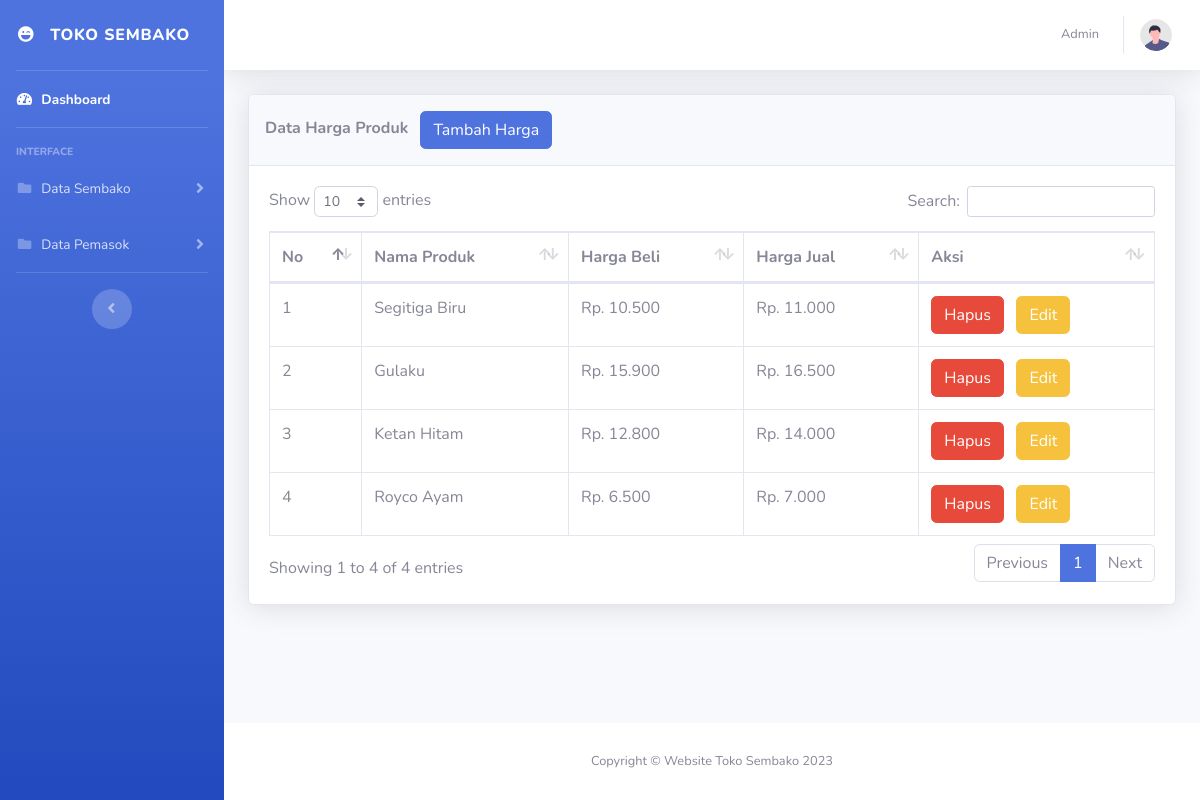
Before: /harga/index.php with the older database file.
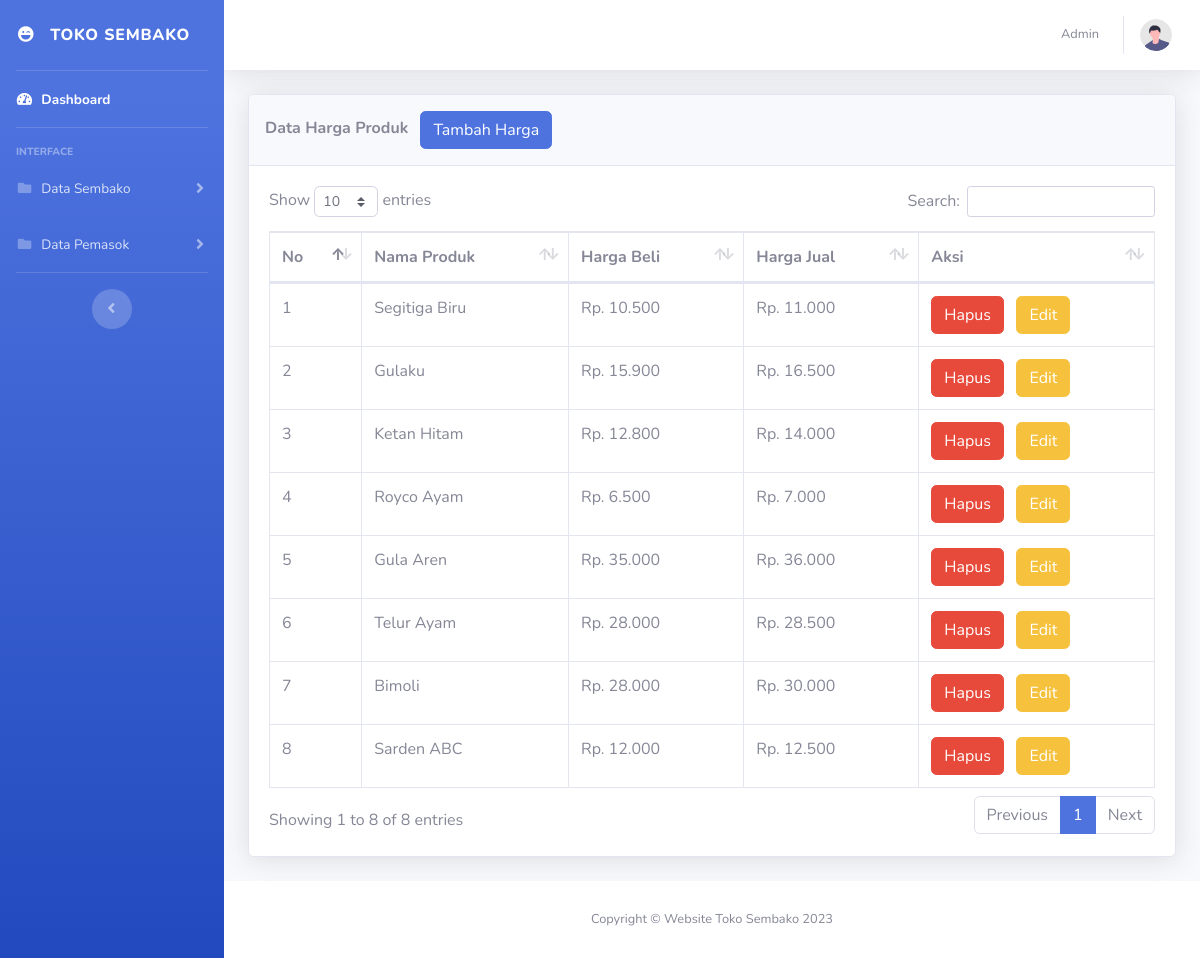
After: the same page with the newer database file.
### tables this page shows
CREATE TABLE `harga` (
  `id_harga` int(11) NOT NULL,
  `produk_id` int(11) NOT NULL,
  `harga_beli` int(11) NOT NULL,
  `harga_jual` int(11) NOT NULL
);

CREATE TABLE `produk` (
  `id_produk` int(11) NOT NULL,
  `kode_produk` varchar(255) NOT NULL,
  `nama_produk` varchar(255) NOT NULL,
  `kategori_id` int(11) NOT NULL,
  `gambar` text NOT NULL,
  `stok` int(11) NOT NULL,
  `satuan` varchar(255) NOT NULL,
  `status` enum('tersedia','pengadaan','tidak_tersedia') NOT NULL,
  `deskripsi` text NOT NULL
);

### harga/index.php (the view, shortened to what this page needs)
<!DOCTYPE html>
<html lang="en">
<head>
    <link href="../vendor/fontawesome-free/css/all.min.css" rel="stylesheet" type="text/css">
    <link href="../css/sb-admin-2.min.css" rel="stylesheet">
    <link href="../vendor/datatables/dataTables.bootstrap4.min.css" rel="stylesheet">
</head>
<body id="page-top">
    <div id="wrapper">
        <ul class="navbar-nav bg-gradient-primary sidebar sidebar-dark accordion" id="accordionSidebar">
            <a class="sidebar-brand d-flex align-items-center justify-content-center" href="../index.php">
                <div>
                    <i class="fas fa-laugh-wink"></i>
                </div>
                <div class="sidebar-brand-text mx-3">Toko Sembako</div>
            </a>
            <hr class="sidebar-divider my-0">
            <li class="nav-item active">
                <a class="nav-link" href="../index.php">
                    <i class="fas fa-fw fa-tachometer-alt"></i>
                    <span>Dashboard</span></a>
            </li>
            <hr class="sidebar-divider">
            <div class="sidebar-heading">
                Interface
            </div>
            <li class="nav-item">
                <a class="nav-link collapsed" href="#" data-toggle="collapse" data-target="#collapseTwo"
                    aria-expanded="true" aria-controls="collapseTwo">
                    <i class="fas fa-fw fa-folder"></i>
                    <span>Data Sembako</span>
                </a>
            </li>
            <li class="nav-item">
                <a class="nav-link collapsed" href="#" data-toggle="collapse" data-target="#collapse3"
                    aria-expanded="true" aria-controls="collapse3">
                    <i class="fas fa-fw fa-folder"></i>
                    <span>Data Pemasok</span>
                </a>
            </li>
            <hr class="sidebar-divider d-none d-md-block">
            <div class="text-center d-none d-md-inline">
                <button class="rounded-circle border-0" id="sidebarToggle"></button>
            </div>
        </ul>
        <div id="content-wrapper" class="d-flex flex-column">
            <div id="content">
                <nav class="navbar navbar-expand navbar-light bg-white topbar mb-4 static-top shadow">
                    <ul class="navbar-nav ml-auto">
                        <li class="nav-item dropdown no-arrow">
                            <a class="nav-link dropdown-toggle" href="#" id="userDropdown" role="button"
                                data-toggle="dropdown" aria-haspopup="true" aria-expanded="false">
                                <span class="mr-2 d-none d-lg-inline text-gray-600 small">Admin</span>
                                <img class="img-profile rounded-circle"
                                    src="../img/undraw_profile.svg">
                            </a>
                        </li>
                    </ul>
                </nav>
                <div class="container-fluid">
                    <div class="card shadow mb-4">
                        <div class="card-header py-3">
                            <div class="row">
                                <h6 class="m-2 font-weight-bold">Data Harga Produk</h6> &nbsp;
                                <a class="btn btn-primary" href="tambah.php?nama_halaman=NAMA HALAMAN NYA"> Tambah Harga</a>
                            </div>
                        </div>
                        <div class="card-body">
                            <div class="table-responsive">
                                <table class="table table-bordered" id="dataTable" width="100%" cellspacing="0">
                                    <?php
                                        include '../koneksi.php';
                                        $query = mysqli_query($conn, "SELECT * FROM `harga` as h JOIN `produk` as p ON h.produk_id=p.id_produk;");
                                    ?>
                                    <thead>
                                        <tr>
                                            <th>No</th>
                                            <th>Nama Produk</th>
                                            <th>Harga Beli</th>
                                            <th>Harga Jual</th>
                                            <th>Aksi</th>
                                        </tr>
                                    </thead>
                                    <tbody>
                                        <?php
                                            if(mysqli_num_rows($query)>0){
                                            $no = 1;
                                            while($data = mysqli_fetch_array($query)){
                                        ?>
                                        <tr>
                                            <td> <?php echo $no ?></td>
                                            <td> <?php echo $data["nama_produk"] ?></td>
                                            <td> <?php echo "Rp. " . number_format($data["harga_beli"],0,',','.') ?> </td>
                                            <td> <?php echo "Rp. " . number_format($data["harga_jual"],0,',','.') ?> </td>
                                            <td>
                                                <a class="btn btn-danger" href="proses_hapus.php?id_harga=<?php echo $data["id_harga"] ?>" onclick="return confirm('Apakah anda yakin ingin menghapus harga <?php echo $data['nama_kategori']?> ?')">Hapus</a> &nbsp;
                                                <a class="btn btn-warning" href="edit.php?id_harga=<?php echo $data["id_harga"] ?>" onclick="return confirm('Apakah anda yakin ingin mengubah harga <?php echo $data['nama_produk']?> ?')">Edit</a>
                                            </td>
                                        </tr>
                                        <?php $no++; } ?>
                                        <?php } ?>
                                    </tbody>
                                </table>
                            </div>
                        </div>
                    </div>
                </div>
            </div>
            <footer class="sticky-footer bg-white">
                <div class="container my-auto">
                    <div class="copyright text-center my-auto">
                        <span>Copyright &copy; Website Toko Sembako 2023</span>
                    </div>
                </div>
            </footer>
        </div>
    </div>
</body>
</html>

Changed rows visible on the page:
added harga: produk.nama_produk "Gula Aren", harga_beli "35.000", harga_jual "36.000"
added harga: produk.nama_produk "Telur Ayam", harga_beli "28.000", harga_jual "28.500"
added harga: produk.nama_produk "Bimoli", harga_beli "28.000", harga_jual "30.000"
added harga: produk.nama_produk "Sarden ABC", harga_beli "12.000", harga_jual "12.500"
Other visible differences:
text written by a page script: "Show entries Search: Showing 1 to 4 of 4 entries Previous 1 Next" → "Show entries Search: Showing 1 to 8 of 8 entries Previous 1 Next"
